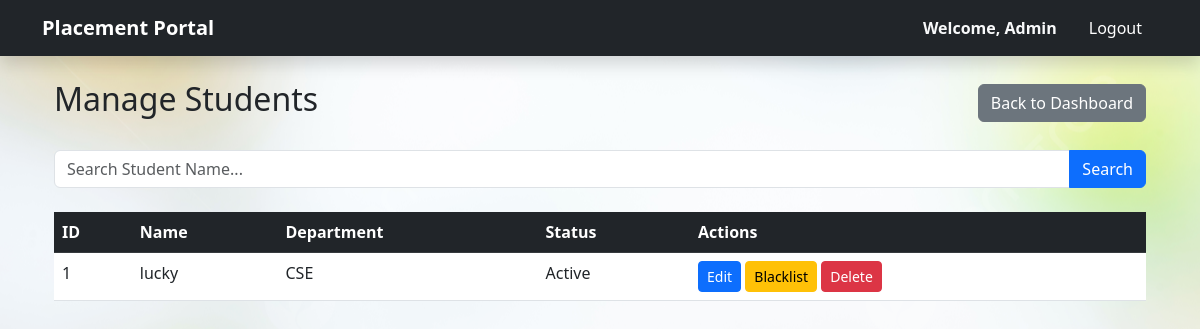
Page /admin/students (signed in) on the earlier database version.
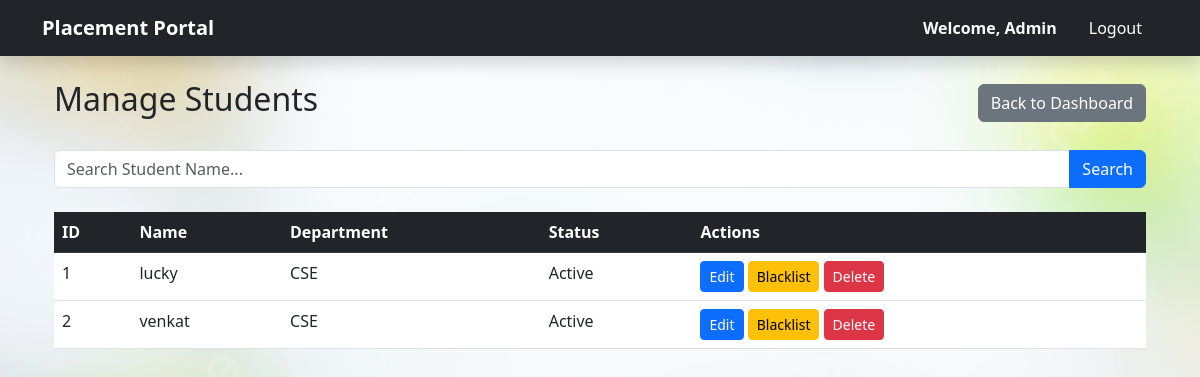
Same page on the later database version.
### models.py (models this page shows)
class Student(db.Model):
    id = db.Column(db.Integer, primary_key=True)
    user_id = db.Column(db.Integer, db.ForeignKey('user.id'), nullable=False)
    name = db.Column(db.String(100), nullable=False)
    department = db.Column(db.String(100))
    cgpa = db.Column(db.Float)
    status = db.Column(db.String(20), default='Active')
    resume_link = db.Column(db.String(255))
    applications = db.relationship(
        'Application',
        backref='student',
        cascade="all, delete-orphan"
    )

### routes/admin_routes.py (the view)
@admin_bp.route('/students')
def manage_students():
    if not is_admin(): return redirect(url_for('auth.login'))
    search_query = request.args.get('q', '')
    if search_query:
        students = Student.query.join(User).filter(
            or_(Student.id.like(search_query),
                Student.name.contains(search_query),
                User.email.contains(search_query))
        ).all()
    else:
        students = Student.query.all()
    return render_template('admin/manage_students.html', students=students, search_query=search_query)

### routes/admin_routes.py (called while the page is built)
def is_admin():
    return session.get('role') == 'admin'

### templates/admin/manage_students.html
{% extends "base.html" %}
{% block content %}
<div class="container">
    <div class="d-flex justify-content-between align-items-center mb-4">
        <h2>Manage Students</h2>
        <a href="{{ url_for('admin.dashboard') }}" class="btn btn-secondary">Back to Dashboard</a>
    </div>
    <form action="{{ url_for('admin.manage_students') }}" method="GET" class="mb-4">
        <div class="input-group">
            <input type="text" name="q" class="form-control" placeholder="Search Student Name..." value="{{ search_query }}">
            <button class="btn btn-primary" type="submit">Search</button>
        </div>
    </form>
    <table class="table table-hover">
        <thead class="table-dark">
            <tr>
                <th>ID</th>
                <th>Name</th>
                <th>Department</th>
                <th>Status</th>
                <th>Actions</th>
            </tr>
        </thead>
        <tbody>
            {% for student in students %}
            <tr>
                <td>{{ student.id }}</td>
                <td>{{ student.name }}</td>
                <td>{{ student.department }}</td>
                <td>{{ student.status }}</td>
                <td>
                      <a href="{{ url_for('admin.edit_student', id=student.id) }}" class="btn btn-sm btn-primary">Edit</a>
                     <a href="{{ url_for('admin.blacklist_student', id=student.id) }}" class="btn btn-sm btn-warning">
        {% if student.status == 'Active' %}Blacklist{% else %}Activate{% endif %}
    </a>
                    <a href="{{ url_for('admin.delete_student', id=student.id) }}" class="btn btn-sm btn-danger" onclick="return confirm('Delete student?')">Delete</a>
                </td>
            </tr>
            {% else %}
            <tr><td colspan="5" class="text-center">No students found.</td></tr>
            {% endfor %}
        </tbody>
    </table>
</div>
{% endblock %}

Differences in the rows shown:
added Student: id "2", name "venkat", department "CSE", status "Active", shows "Blacklist"
